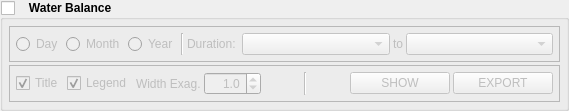
            <widget class="QGroupBox" name="groupBox_std">
             <property name="font">
              <font>
               <weight>75</weight>
               <bold>true</bold>
              </font>
             </property>
             <property name="title">
              <string>   Water Balance</string>
             </property>
             <property name="checkable">
              <bool>true</bool>
             </property>
             <property name="checked">
              <bool>false</bool>
             </property>
             <layout class="QVBoxLayout" name="verticalLayout_22">
              <property name="spacing">
               <number>3</number>
              </property>
              <property name="margin">
               <number>6</number>
              </property>
              <item>
               <widget class="QFrame" name="frame_15">
                <property name="frameShape">
                 <enum>QFrame::StyledPanel</enum>
                </property>
                <property name="frameShadow">
                 <enum>QFrame::Raised</enum>
                </property>
                <layout class="QHBoxLayout" name="horizontalLayout_17">
                 <property name="spacing">
                  <number>3</number>
                 </property>
                 <property name="margin">
                  <number>6</number>
                 </property>
                 <item>
                  <widget class="QRadioButton" name="radioButton_std_day">
                   <property name="sizePolicy">
                    <sizepolicy hsizetype="Fixed" vsizetype="Fixed">
                     <horstretch>0</horstretch>
                     <verstretch>0</verstretch>
                    </sizepolicy>
                   </property>
                   <property name="font">
                    <font>
                     <weight>50</weight>
                     <bold>false</bold>
                    </font>
                   </property>
                   <property name="text">
                    <string>Day</string>
                   </property>
                  </widget>
                 </item>
                 <item>
                  <widget class="QRadioButton" name="radioButton_std_month">
                   <property name="sizePolicy">
                    <sizepolicy hsizetype="Fixed" vsizetype="Fixed">
                     <horstretch>0</horstretch>
                     <verstretch>0</verstretch>
                    </sizepolicy>
                   </property>
                   <property name="font">
                    <font>
                     <weight>50</weight>
                     <bold>false</bold>
                    </font>
                   </property>
                   <property name="text">
                    <string>Month</string>
                   </property>
                  </widget>
                 </item>
                 <item>
                  <widget class="QRadioButton" name="radioButton_std_year">
                   <property name="sizePolicy">
                    <sizepolicy hsizetype="Fixed" vsizetype="Fixed">
                     <horstretch>0</horstretch>
                     <verstretch>0</verstretch>
                    </sizepolicy>
                   </property>
                   <property name="font">
                    <font>
                     <weight>50</weight>
                     <bold>false</bold>
                    </font>
                   </property>
                   <property name="text">
                    <string>Year</string>
                   </property>
                  </widget>
                 </item>
                 <item>
                  <widget class="Line" name="line_13">
                   <property name="orientation">
                    <enum>Qt::Vertical</enum>
                   </property>
                  </widget>
                 </item>
                 <item>
                  <widget class="QLabel" name="label_63">
                   <property name="sizePolicy">
                    <sizepolicy hsizetype="Fixed" vsizetype="Preferred">
                     <horstretch>0</horstretch>
                     <verstretch>0</verstretch>
                    </sizepolicy>
                   </property>
                   <property name="font">
                    <font>
                     <weight>50</weight>
                     <bold>false</bold>
                    </font>
                   </property>
                   <property name="text">
                    <string>Duration: </string>
                   </property>
                  </widget>
                 </item>
                 <item>
                  <widget class="QComboBox" name="comboBox_std_sdate"/>
                 </item>
                 <item>
                  <widget class="QLabel" name="label_64">
                   <property name="sizePolicy">
                    <sizepolicy hsizetype="Fixed" vsizetype="Preferred">
                     <horstretch>0</horstretch>
                     <verstretch>0</verstretch>
                    </sizepolicy>
                   </property>
                   <property name="font">
                    <font>
                     <weight>50</weight>
                     <bold>false</bold>
                    </font>
                   </property>
                   <property name="text">
                    <string>to</string>
                   </property>
                  </widget>
                 </item>
                 <item>
                  <widget class="QComboBox" name="comboBox_std_edate">
                   <property name="font">
                    <font>
                     <weight>50</weight>
                     <bold>false</bold>
                    </font>
                   </property>
                  </widget>
                 </item>
                </layout>
               </widget>
              </item>
              <item>
               <widget class="QFrame" name="frame_16">
                <property name="frameShape">
                 <enum>QFrame::StyledPanel</enum>
                </property>
                <property name="frameShadow">
                 <enum>QFrame::Raised</enum>
                </property>
                <layout class="QHBoxLayout" name="horizontalLayout_46">
                 <property name="spacing">
                  <number>3</number>
                 </property>
                 <property name="margin">
                  <number>6</number>
                 </property>
                 <item>
                  <widget class="QCheckBox" name="checkBox_std_title">
                   <property name="font">
                    <font>
                     <weight>50</weight>
                     <bold>false</bold>
                    </font>
                   </property>
                   <property name="text">
                    <string>Title</string>
                   </property>
                   <property name="checked">
                    <bool>true</bool>
                   </property>
                  </widget>
                 </item>
                 <item>
                  <widget class="QCheckBox" name="checkBox_std_legend">
                   <property name="font">
                    <font>
                     <weight>50</weight>
                     <bold>false</bold>
                    </font>
                   </property>
                   <property name="text">
                    <string>Legend</string>
                   </property>
                   <property name="checked">
                    <bool>true</bool>
                   </property>
                  </widget>
                 </item>
                 <item>
                  <widget class="QLabel" name="label_65">
                   <property name="font">
                    <font>
                     <weight>50</weight>
                     <bold>false</bold>
                    </font>
                   </property>
                   <property name="text">
                    <string>Width Exag.</string>
                   </property>
                  </widget>
                 </item>
                 <item>
                  <widget class="QDoubleSpinBox" name="doubleSpinBox_std_w_exag">
                   <property name="font">
                    <font>
                     <weight>50</weight>
                     <bold>false</bold>
                    </font>
                   </property>
                   <property name="alignment">
                    <set>Qt::AlignRight|Qt::AlignTrailing|Qt::AlignVCenter</set>
                   </property>
                   <property name="decimals">
                    <number>1</number>
                   </property>
                   <property name="singleStep">
                    <double>0.100000000000000</double>
                   </property>
                   <property name="value">
                    <double>1.000000000000000</double>
                   </property>
                  </widget>
                 </item>
                 <item>
                  <spacer name="horizontalSpacer_21">
                   <property name="orientation">
                    <enum>Qt::Horizontal</enum>
                   </property>
                   <property name="sizeHint" stdset="0">
                    <size>
                     <width>40</width>
                     <height>20</height>
                    </size>
                   </property>
                  </spacer>
                 </item>
                 <item>
                  <widget class="Line" name="line_14">
                   <property name="orientation">
                    <enum>Qt::Vertical</enum>
                   </property>
                  </widget>
                 </item>
                 <item>
                  <spacer name="horizontalSpacer_20">
                   <property name="orientation">
                    <enum>Qt::Horizontal</enum>
                   </property>
                   <property name="sizeHint" stdset="0">
                    <size>
                     <width>40</width>
                     <height>20</height>
                    </size>
                   </property>
                  </spacer>
                 </item>
                 <item>
                  <widget class="QPushButton" name="pushButton_std_plot">
                   <property name="minimumSize">
                    <size>
                     <width>100</width>
                     <height>0</height>
                    </size>
                   </property>
                   <property name="font">
                    <font>
                     <weight>50</weight>
                     <bold>false</bold>
                    </font>
                   </property>
                   <property name="text">
                    <string>SHOW</string>
                   </property>
                  </widget>
                 </item>
                 <item>
                  <widget class="QPushButton" name="pushButton_std_export_wb">
                   <property name="minimumSize">
                    <size>
                     <width>100</width>
                     <height>0</height>
                    </size>
                   </property>
                   <property name="font">
                    <font>
                     <weight>50</weight>
                     <bold>false</bold>
                    </font>
                   </property>
                   <property name="text">
                    <string>EXPORT</string>
                   </property>
                  </widget>
                 </item>
                </layout>
               </widget>
              </item>
             </layout>
            </widget>
